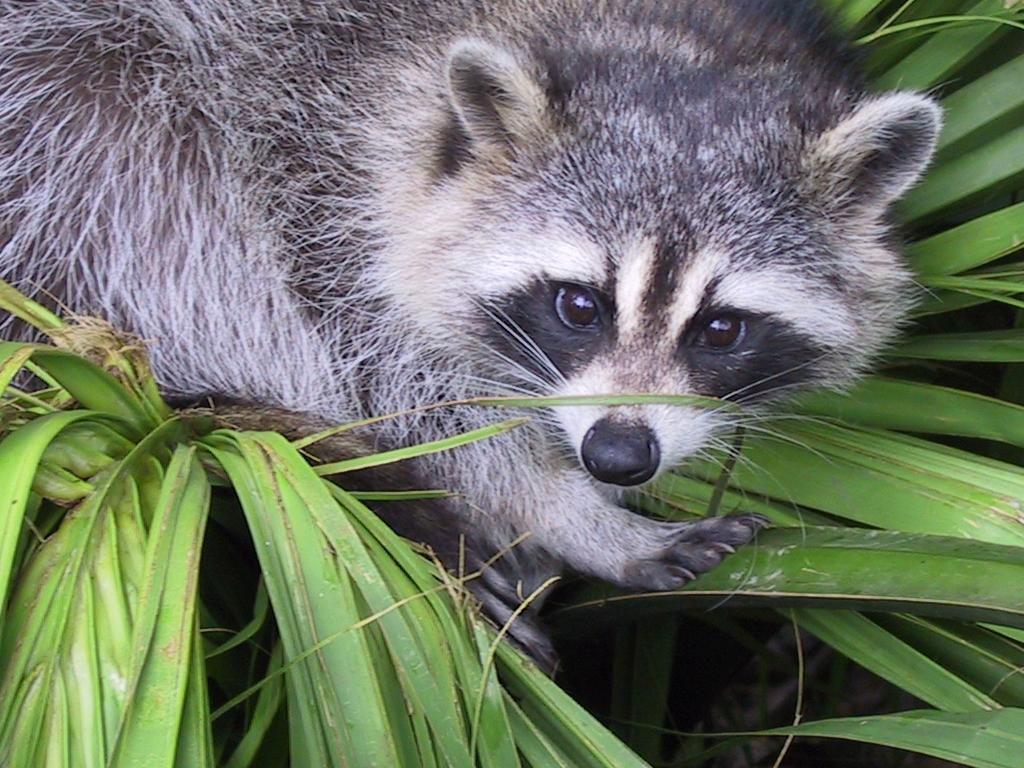
#> input picture Python1/ex03/animal.jpeg, 1024 x 768 px
$ python zoomslice.py
#> lines starting #> are read from the running program, lines starting #| are printed output that depends on the picture
### Python1/ex03/load_image.py
from PIL import Image
import numpy as np


def ft_load(path: str) -> list:
    '''
    a function that loads an image, prints its format,
    and its pixels content in RGB format.
    accepts JPEG and JPG format only
    '''
#> called with path = 'animal.jpeg'
    img = Image.open(path)
#> img is the input picture: PIL image 1024x768 RGB; mean R, G, B 110.7, 117.7, 102.1
    tmp = img.format
#> tmp = 'JPEG'
    assert tmp == 'JPEG' or tmp == 'JPG', (".jpg & .jpeg only")
    img_array = np.array(img)
    print("The shape of image is:", img_array.shape)
#| The shape of image is: (768, 1024, 3)
    return img_array

### Python1/ex03/zoomslice.py
from load_image import ft_load
from PIL import Image
# from matplotlib import pyplot as plt
import matplotlib.pyplot as plt
import numpy as np

arr = ft_load("animal.jpeg")
print(arr)
#> (printed output is left out)
arr = arr[100:500, 455:855]
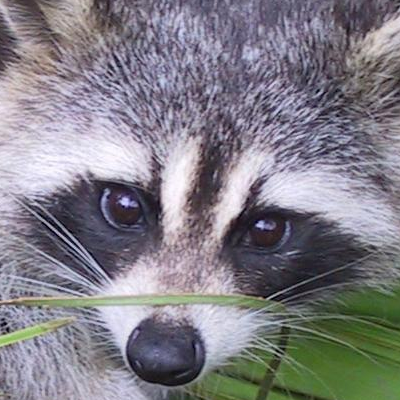
#> arr: shape (400, 400, 3); mean R, G, B 129.5, 126.7, 134.7
img = Image.fromarray(arr)
# arr.show()
# input("Press ENTER to exit") # pause
# img = img.crop((0,0,400,400))
# img = img.crop((455,100,855,500))
img = img.convert("L")
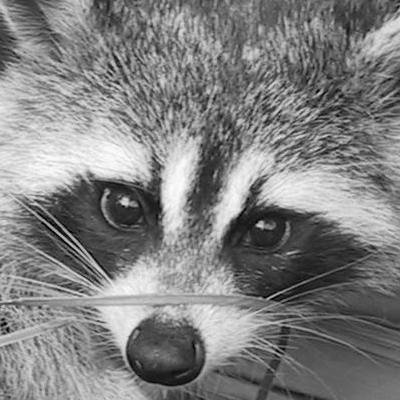
#> img: PIL image 400x400 L; min 0, max 253, mean 128.5
# img.show()
# img = img.rotate(90)
# img = img.transpose(Image.FLIP_TOP_BOTTOM)
plt.gray()
plt.imshow(img)
plt.show()

arr = np.array(img)
arr = arr.reshape(400, 400, 1)
# arr = arr[100:500,455:855]
# arr = arr[100:500,-575:-175]
print("New shape after slicing:", arr.shape, end=' ')
#| New shape after slicing: (400, 400, 1)
tmp = arr.reshape(400, 400)
print("or", tmp.shape)
#| or (400, 400)
print(arr)
#> (printed output is left out)


# [14 lines of commented-out code are left out]
